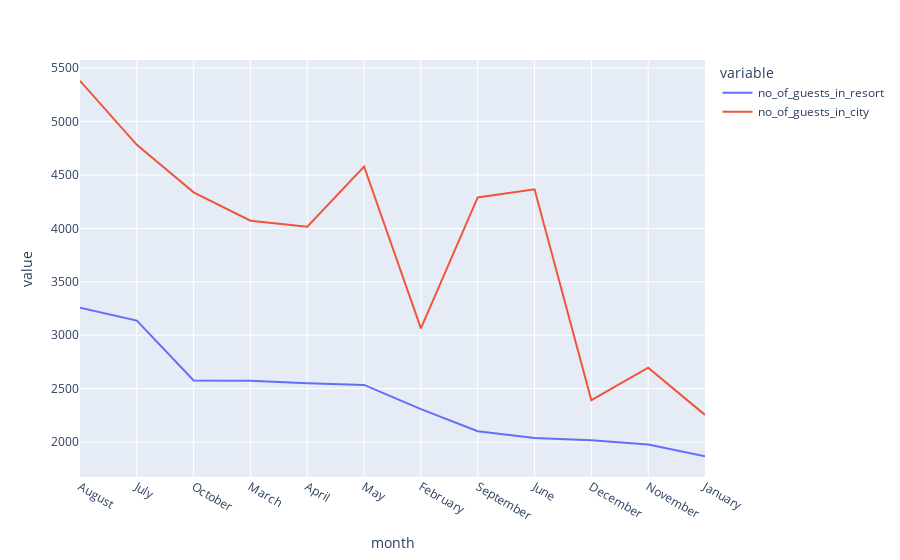

Notebook cell for this chart:
### Code cell
px.line(data_frame=final_rush,x='month',y=['no_of_guests_in_resort','no_of_guests_in_city'])

### Figure 1 — Plotly figure (JSON) as saved in the notebook; plotly's stock layout.template omitted (floating-point values rounded to 4 significant figures)
{"data": [{"hovertemplate": "variable=no_of_guests_in_resort<br>month=%{x}<br>value=%{y}<extra></extra>", "legendgroup": "no_of_guests_in_resort", "line": {"color": "#636efa", "dash": "solid"}, "marker": {"symbol": "circle"}, "mode": "lines", "name": "no_of_guests_in_resort", "orientation": "v", "showlegend": true, "type": "scatter", "x": ["August", "July", "October", "March", "April", "May", "February", "September", "June", "December", "November", "January"], "xaxis": "x", "y": [3257, 3137, 2577, 2573, 2550, 2535, 2308, 2102, 2038, 2017, 1976, 1868], "yaxis": "y"}, {"hovertemplate": "variable=no_of_guests_in_city<br>month=%{x}<br>value=%{y}<extra></extra>", "legendgroup": "no_of_guests_in_city", "line": {"color": "#EF553B", "dash": "solid"}, "marker": {"symbol": "circle"}, "mode": "lines", "name": "no_of_guests_in_city", "orientation": "v", "showlegend": true, "type": "scatter", "x": ["August", "July", "October", "March", "April", "May", "February", "September", "June", "December", "November", "January"], "xaxis": "x", "y": [5381, 4782, 4337, 4072, 4015, 4579, 3064, 4290, 4366, 2392, 2696, 2254], "yaxis": "y"}], "layout": {"legend": {"title": {"text": "variable"}, "tracegroupgap": 0}, "margin": {"t": 60}, "xaxis": {"anchor": "y", "domain": [0, 1], "title": {"text": "month"}}, "yaxis": {"anchor": "x", "domain": [0, 1], "title": {"text": "value"}}}}
